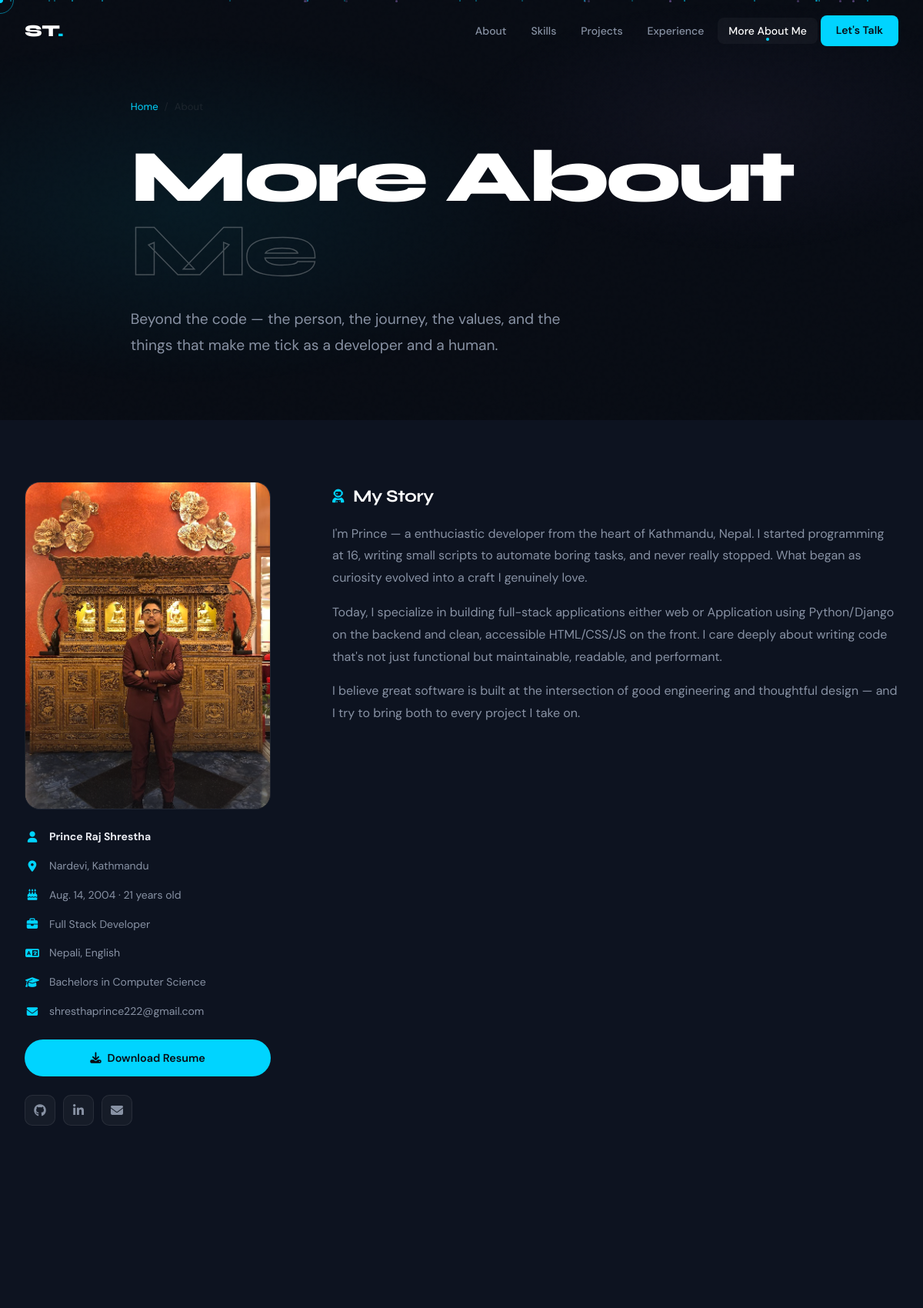
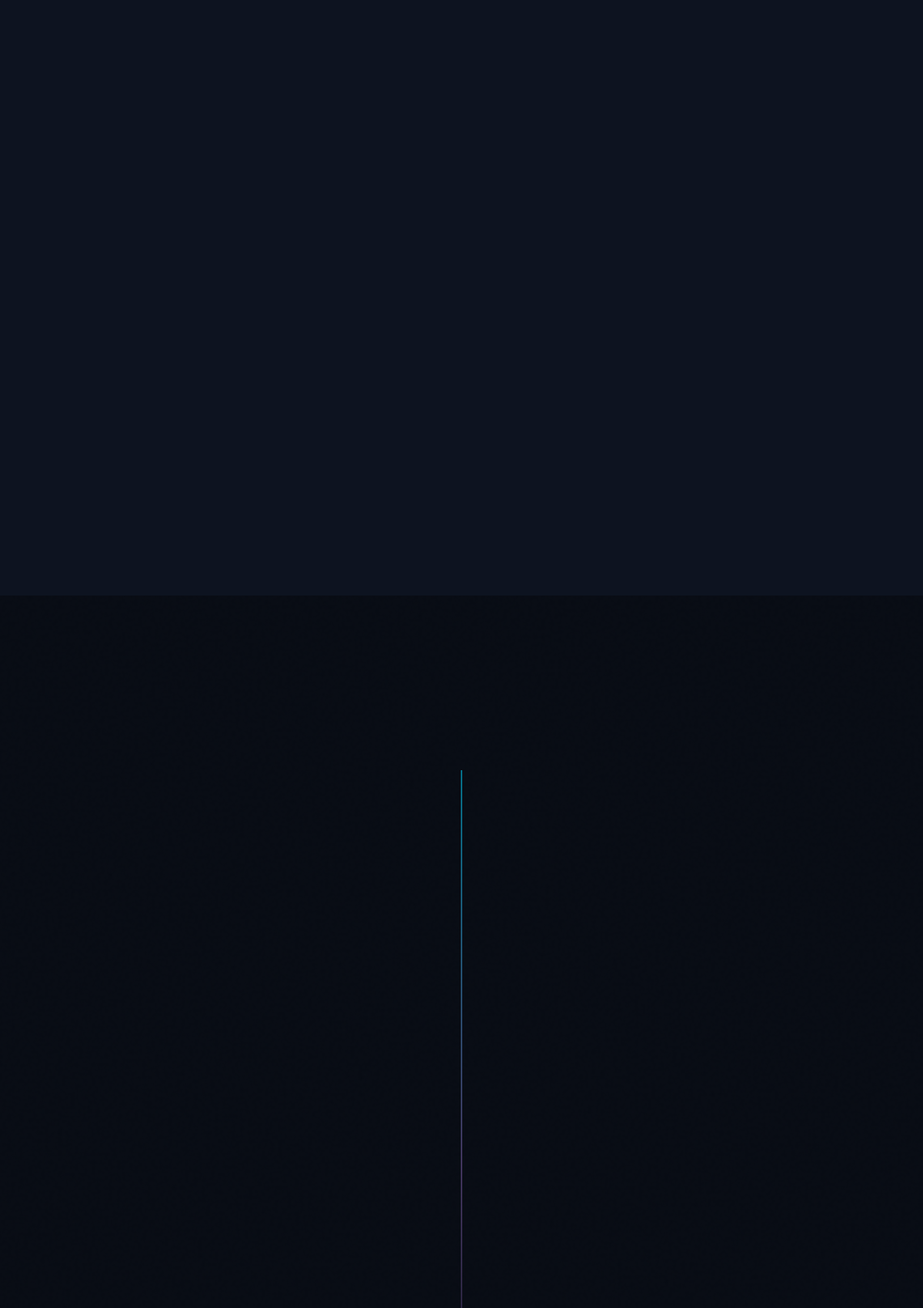
The page /about/ (signed in, upper part) on the database its author committed (2 pictures, top to bottom).
### portfolio/models.py (models this page shows)
class Profile(models.Model):
    name = models.CharField(max_length=50)
    tagline = models.TextField()
    location = models.CharField(max_length=50)
    birthday = models.DateField(null=True, blank=True)
    studies = models.CharField(max_length=100)
    gmail = models.CharField(max_length=50)
    job_title = models.CharField(max_length=100)
    github = models.CharField(max_length=100)
    linked_in = models.CharField(max_length=100)
    resume_pdf = models.FileField(upload_to='documents/', default='documents/default.pdf')
    about_short = models.TextField(blank=True, default=' ')
    about_long = models.TextField(blank=True, default=' ')
    about_long1 = models.TextField(blank=True, default=' ')
    about_long2 = models.TextField(blank=True, default=' ')
    avatar = models.ImageField(upload_to='images/', default='images/default.jpg')
    traits = models.ManyToManyField(Trait, related_name='profiles')
    values = models.ManyToManyField(Value, related_name='profiles')

### portfolio/views.py (the view)
# urls.py: path('about/', views.about, name='about'),
def about(request):
    profile = Profile.objects.first()
    return render(request, 'portfolio/about.html',
                  {
                      'profile' : profile,
                      'certifications': Certification.objects.all(),
                      'journey_milestones' : Journey_Milestone.objects.all(),
                      'interests': Interest.objects.all(),
                      'current': Current.objects.all()
                  })

### portfolio/templates/portfolio/about.html (shortened to what this page needs)
{% extends "portfolio/base.html" %}
{% load static %}
{% block extra_head %}
  <link rel="stylesheet" href ="{% static 'css/about.css' %}">
{% endblock %}
{% block content %}
<div class="particles" id="particles"></div>
<section class="about-page-hero">
  <div class="container">
    <div class="page-breadcrumb reveal">
      <a href="{% url 'index' %}">Home</a>
      <span>/</span>
      <span>About</span>
    </div>
    <h1 class="reveal">
      More About<br><em>Me</em>
    </h1>
    <p class="lead reveal delay-1">
      Beyond the code — the person, the journey, the values, and the things that make me tick as a developer and a human.
    </p>
  </div>
</section>
<section class="profile-section">
  <div class="container">
    <div class="profile-grid">
      <div class="profile-sidebar reveal-left">
        <div class="profile-photo">
          {% if profile.avatar %}
            <img src="{{ profile.avatar.url }}" alt="{{ profile.name }}" />
          {% else %}
            <i class="fas fa-user-circle"></i>
          {% endif %}
        </div>
        <div class="profile-quick-info">
          <div class="quick-info-item">
            <i class="fas fa-user"></i>
            <span><strong>{{ profile.name|default:"Prince Raj Shrestha" }}</strong></span>
          </div>
          <div class="quick-info-item">
            <i class="fas fa-map-marker-alt"></i>
            <span>{{ profile.location|default:"Kathmandu, Nepal" }}</span>
          </div>
          <div class="quick-info-item">
            <i class="fas fa-birthday-cake"></i>
            <span>{{ profile.birthday|default:"2000" }} · <span id = "age"></span> years old</span>
          </div>
          <div class="quick-info-item">
            <i class="fas fa-briefcase"></i>
            <span>{{ profile.job_title|default:"Full-Stack Developer" }}</span>
          </div>
          <div class="quick-info-item">
            <i class="fas fa-language"></i>
            <span>Nepali, English</span>
          </div>
          <div class="quick-info-item">
            <i class="fas fa-graduation-cap"></i>
            <span>Bachelors in Computer Science</span>
          </div>
          <div class="quick-info-item">
            <i class="fas fa-envelope"></i>
            <span>{{ profile.gmail|default:"shresthaprince222@gmail.com" }}</span>
          </div>
        </div>
        <a href="{{ profile.resume_pdf.url |default:'#' }}"
          class="btn btn-primary"
          style="width:100%; justify-content:center;"
          target="_blank">
          <i class="fas fa-download"></i> Download Resume
        </a>
        <div class="profile-social">
          <a href="{{ profile.github|default:'#' }}" target="_blank" title="GitHub"><i class="fab fa-github"></i></a>
          <a href="{{ profile.linked_in|default:'#' }}" target="_blank" title="LinkedIn"><i class="fab fa-linkedin-in"></i></a>
          <a href="mailto:{{ profile.gmail|default:'shresthaprince222@gmail.com' }}" title="Email"><i class="fas fa-envelope"></i></a>
        </div>
      </div>
      <div class="profile-main">
        <div class="about-block reveal">
          <h3><i class="fas fa-user-astronaut"></i> My Story</h3>
          <p>{{ profile.about_long|default:"loading...." }}</p>
          <p>{{ profile.about_long1|default:"Loading...." }}</p>
          <p>{{ profile.about_long2|default:"Loading...." }}</p>
        </div>
      </div>
    </div>
  </div>
</section>
<section class="certs-section">
  <div class="container">
    <div class="certs-grid">
    </div>
  </div>
</section>
<section class="journey-section">
  <div class="container">
    <div class="journey-timeline">
    </div>
  </div>
</section>
{% endblock %}

### portfolio/static/css/base.css (style rules this page uses)
:root { --bg: #080c14; --bg2: #0d1320; --bg3: #111827; --surface: rgba(255,255,255,0.04); --border: rgba(255,255,255,0.08); --accent: #00d4ff; --accent2: #7b5ea7; --accent3: #ff6b6b; --text: #e8eaf0; --muted: #8892a4; --white: #ffffff; --font-display: 'Syne', sans-serif; --font-body: 'DM Sans', sans-serif; --radius: 12px; --radius-lg:20px; --glow: 0 0 40px rgba(0,212,255,0.15); --transition: 0.35s cubic-bezier(0.4,0,0.2,1); }
*, *::before, *::after { margin:0; padding:0; box-sizing:border-box; }
html { scroll-behavior: smooth; cursor: none; }
body { font-family: var(--font-body); background: var(--bg); color: var(--text); overflow-x: hidden; line-height: 1.7; }
a { color: inherit; text-decoration: none; }
img { max-width: 100%; display: block; }
body::before { content: ''; position: fixed; inset: 0; pointer-events: none; z-index: 0; opacity: 0.4; }
.container { max-width: 1200px; margin: 0 auto; padding: 0 2rem; }
section { padding: 6rem 0; }
.btn { display: inline-flex; align-items: center; gap: 0.5rem; padding: 0.75rem 1.75rem; border-radius: 50px; font-family: var(--font-body); font-size: 0.9rem; font-weight: 600; cursor: pointer; border: none; transition: var(--transition); text-decoration: none; }
.btn-primary { background: var(--accent); color: var(--bg); }
.reveal { opacity: 0; transform: translateY(30px); transition: opacity 0.7s ease, transform 0.7s ease; }
.reveal.visible { opacity: 1; transform: none; }
.reveal-left { opacity: 0; transform: translateX(-30px); transition: opacity 0.7s ease, transform 0.7s ease; }
.reveal-left.visible { opacity: 1; transform: none; }
.delay-1 { transition-delay: 0.1s !important; }

### rows shown on the page
Profile: avatar (picture), name "Prince Raj Shrestha", location "Nardevi, Kathmandu", birthday "Aug. 14, 2004", job_title "Full Stack Developer", gmail "shresthaprince222@gmail.com", about_long "I'm Prince — a enthuciastic developer from the heart of Kathmandu, Nepal. I started programming at 16, writing small scripts to automate boring tasks, and never really stopped. What began as curiosity evolved into a craft I genuinely love.", about_long1 "Today, I specialize in building full-stack applications either web or Application using Python/Django on the backend and clean, accessible HTML/CSS/JS on the front. I care deeply about writing code that's not just functional but maintainable, readable, and performant.", about_long2 "I believe great software is built at the intersection of good engineering and thoughtful design — and I try to bring both to every project I take on."
